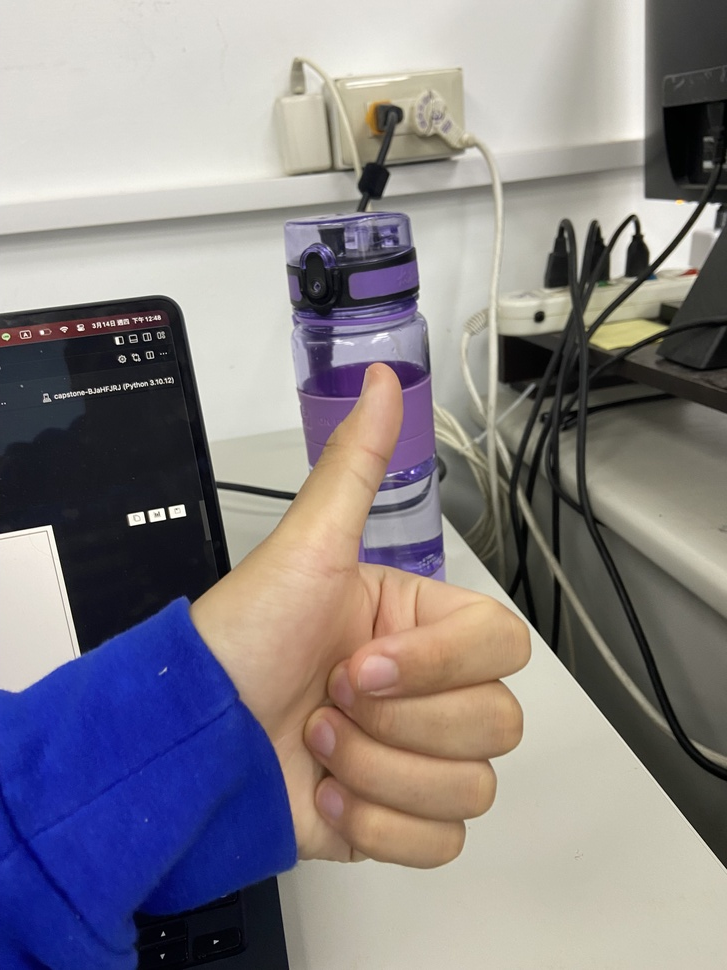
#> input picture hw1/test1.jpeg, 727 x 970 px, shrunk from 3024 x 4032 before the run
$ jupyter execute --allow-errors hw_1_edgeDetection.ipynb   (shell and % lines are left out)
#> lines starting #> are read from the running program, lines starting #| are printed output that depends on the picture
[cell 1]
import cv2
import numpy as np
from matplotlib import pyplot as plt

Canny边缘检测算法是一种被广泛使用的边缘检测技术，由John F. Canny在1986年提出。它旨在从图像中提取有用的结构信息，并尽可能准确地标记边缘的位置。Canny算法的目标是满足三个主要标准：低错误率（边缘被正确检测），边缘定位的高精度（检测到的边缘尽可能接近真实边缘），以及对单个边缘的响应最小化（图像中的边缘只被标记一次）。为了达到这些目标，Canny边缘检测算法包括以下几个步骤：

### 1. 噪声降低

由于边缘检测容易受到图像噪声的影响，第一步是使用高斯滤波器平滑图像，以减少图像中的噪声。高斯滤波器是一种低通滤波器，可以移除图像中的高频部分（即噪声），同时保留低频部分（即边缘等重要结构）。

$$
G(x, y) = \frac{1}{2\pi\sigma^2} e^{-\frac{x^2 + y^2}{2\sigma^2}}
$$

### 2. 寻找图像梯度的强度和方向

接下来

，使用Sobel算法计算水平和垂直方向上的梯度强度。这一步骤可以揭示图像中亮度变化最显著的区域，即潜在的边缘位置。通过这两个方向的梯度，可以进一步计算出每个像素位置的边缘梯度强度（G）和方向（θ）：

- 梯度强度 $$ G = \sqrt{G_x^2 + G_y^2}$$
- 梯度方向 $$\theta = \arctan\left(\frac{G_y}{G_x}\right)$$

梯度方向被量化到四个主要方向之一（通常是0°, 45°, 90°, 和135°），这样做是为了简化后续的边缘跟踪过程。

### 3. 非极大值抑制

在这一步，算法会沿着梯度方向检查像素，仅保留梯度强度在该方向上局部最大的像素点，而非局部最大的点被认为不是边缘的一部分而被抑制。这一步骤的目的是去除那些模糊和宽敞的边缘，使边缘更加细薄。

### 4. 双阈值算法

为了进一步确定真正的边缘，Canny算法使用了双阈值方法来区分强边缘、弱边缘和非边缘。具体来说，设置两个阈值：高阈值和低阈值。高于高阈值的梯度被认为是强边缘；低于低阈值的梯度被认为是非边缘；而介于两者之间的梯度则被认为是弱边缘。

### 5. 边缘跟踪通过滞后

在最后一步，算法通过滞后技术处理弱边缘。只有当弱边缘与强边缘相连时，这些弱边缘才会被保留；否则，它们会被抑制。这样做可以确保只有真正的边缘被检测到，同时减少了错误检测的可能性。

Canny边缘检测算法因其准确性和鲁棒性而被广泛应用于各种图像处理场景中，尤其是在需要高精度边缘检测的应用中。

# 高斯濾波
## 1. 使用OPENCV
## 2. 手寫

$$
G(x, y) = \frac{1}{2\pi\sigma^2} e^{-\frac{x^2 + y^2}{2\sigma^2}}
$$

[cell 2]
# [48 lines left out: functions show_img, add_salt_and_pepper, get_guass_kernel, filter, not called in this run]
# get_guass_kernel(kernel_size=5,sigma=1.4)
img = cv2.imread("cat.jpeg")
#> (the rest of this cell did not finish here and is left out)

## 邊緣檢測 openCV

[cell 3]
import cv2
import matplotlib.pyplot as plt

def show_img_with_matplotlib(color_img, title, pos):
    """將圖像用matplotlib顯示出來"""
    img_RGB = color_img[:, :, ::-1]
    ax = plt.subplot(1, 2, pos)
    plt.imshow(img_RGB)
    plt.title(title)
    plt.axis('off')

def canny_edge_detection(image_path):
    # 讀取原始圖像
#> called with image_path = 'hw1/test1.jpeg'
    img = cv2.imread(image_path)
#> img is the input picture: shape (970, 727, 3); mean B, G, R 135.2, 130.9, 135.8

    # 轉換為灰度圖像，Canny邊緣檢測需要灰度圖
    gray_img = cv2.cvtColor(img, cv2.COLOR_BGR2GRAY)
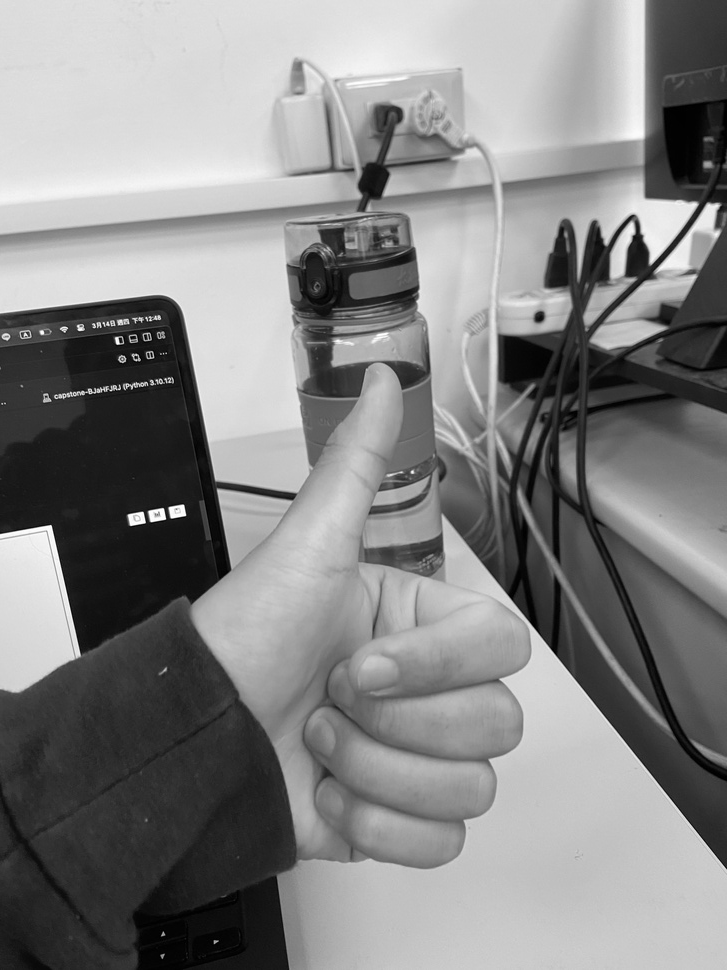
#> gray_img: shape (970, 727); min 0, max 255, mean 132.8

    # 應用Canny邊緣檢測
    # 第一和第二個參數分別是低閾值和高閾值
    # 第三個參數設定梯度大小的孔徑，默認為3
    edges = cv2.Canny(gray_img, 50, 150, apertureSize=3)
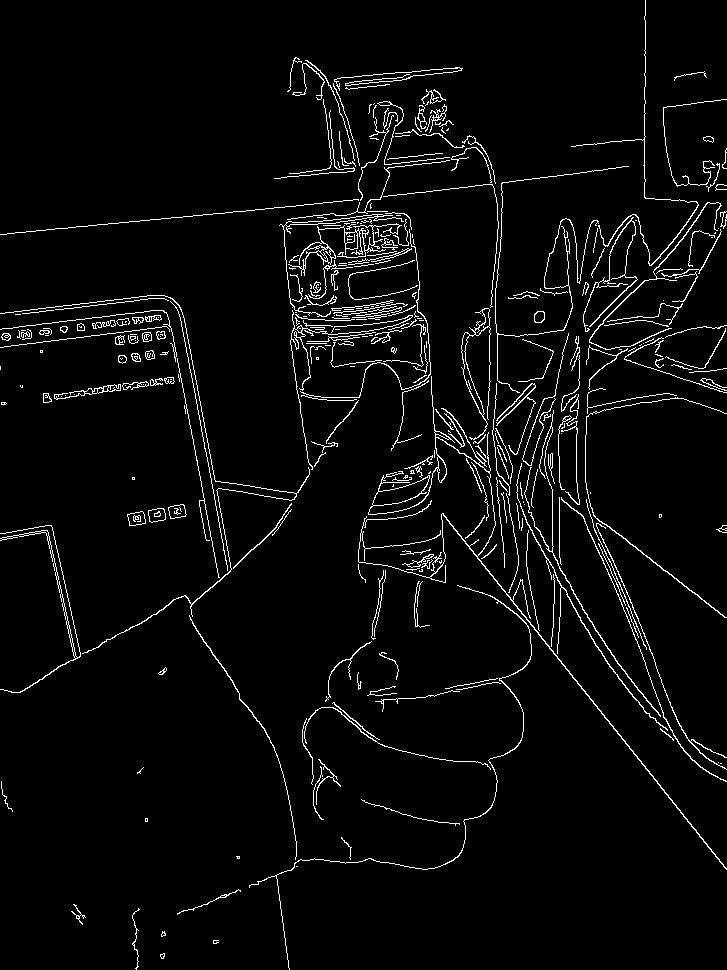
#> edges: shape (970, 727); 3.8% white in thin lines or dots

    plt.figure(figsize=(10, 5))
    show_img_with_matplotlib(img, "Original Image", 1)
    show_img_with_matplotlib(cv2.cvtColor(edges, cv2.COLOR_GRAY2BGR), "Edge Detection Result", 2)
#> in show_img_with_matplotlib (call 2), `img_RGB = color_img[:, :, ::-1]`: img_RGB: shape (970, 727, 3); 3.8% white in thin lines or dots
    plt.show()
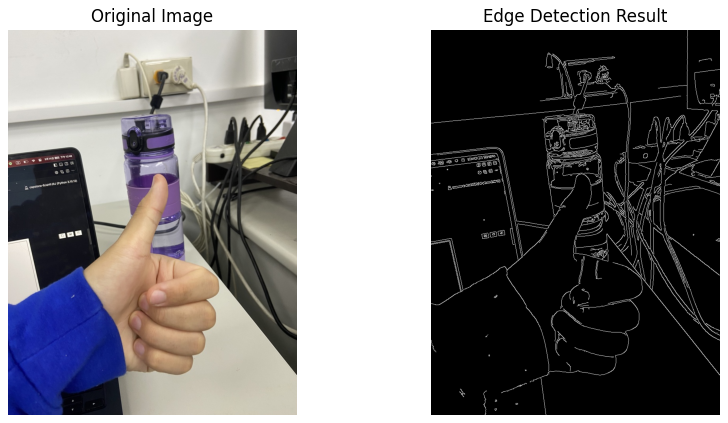
#> figure drawn by matplotlib, 2 panels

image_path = 'hw1/test1.jpeg'
canny_edge_detection(image_path)

## 邊緣檢測 手刻法

### 1. SOBEL GX GY G theta 計算

[cell 4]
import cv2
import numpy as np
from matplotlib import pyplot as plt
def show_img(img,title,xlabel,ylabel):
#> called with img = array of shape (5, 5), title = 'Gray', xlabel = 'width', ylabel = 'height'
    plt.figure()
    plt.title(title)
    plt.imshow(img, cmap='gray')
    plt.xlabel(xlabel)
    plt.ylabel(ylabel)
    plt.show()
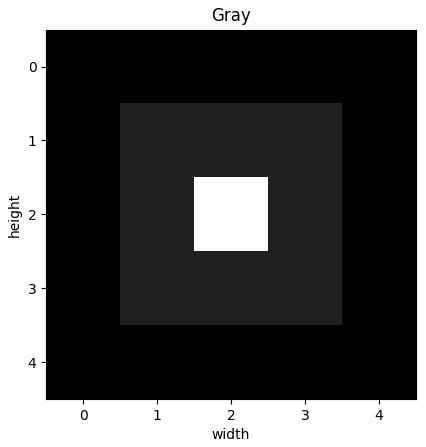
#> figure drawn by matplotlib, 1 panel
def filter(img,kernel,kernel_size):
#> called with img = array of shape (5, 5), kernel = array of shape (3, 3), kernel_size = 3
    r = kernel_size //2 # 圖片半徑 r=2
    # print(img)
    height,width = img.shape[0:2]
    # 填充
    padding_img = np.pad(img,(r,r))
    # print(padding_img)
    new_img = np.zeros_like(img)
    for y in range(r,height+r):
        for x in range(r,width+r):
            region = padding_img[(y-r):(y+r+1),(x-r):(x+r+1)]# y ,x = 2-2,2+2+1
            conv = np.sum(region*kernel)
            new_img[y-r,x-r] = conv
    return new_img
# 輸入圖片
# img = cv2.imread("images.jpg")
# gray_img = cv2.cvtColor(img,cv2.COLOR_BGR2GRAY)

gray_img = np.array(
[
    [20,20,20,20,20],
    [20,50,50,50,20],
    [20,50,255,50,20],
    [20,50,50,50,20],
    [20,20,20,20,20]
]

)
sobel_GX = np.array([[-1,0,1],
                     [-2,0,2],
                     [-1,0,1]])
sobel_GY = np.array([[-1,-2,-1],
                     [0,0,0],
                     [1,2,1]])
# print(sobel_GX)
# print(sobel_GY)
show_img(gray_img,"Gray","width","height")
Gx_img = filter(gray_img,sobel_GX,3)
Gy_img = filter(gray_img,sobel_GY,3)
# show_img(Gx_img,"Gx","width","height")
# show_img(Gy_img,"Gy","width","height")
G_img = (Gx_img**2 + Gy_img**2)**0.5
# show_img(G_img,"G","width","height")

# 梯度方向
theta = np.arctan2(Gy_img,Gx_img)
G_img_normalized = (G_img - np.min(G_img)) / (np.max(G_img) - np.min(G_img)) * 255
show_img(G_img_normalized, "Normalized G", "width", "height")
#> call 2 of show_img, with img = array of shape (5, 5), title = 'Normalized G', xlabel = 'width', ylabel = 'height'
#> in show_img (call 2), `plt.show()`:
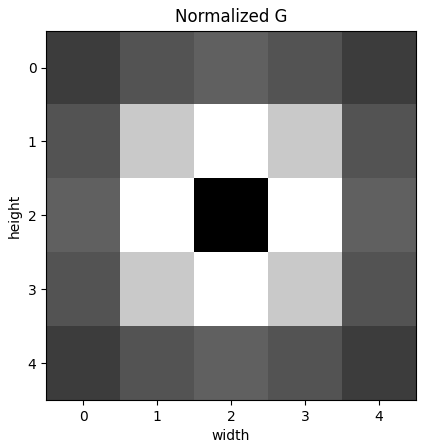
#> figure drawn by matplotlib, 1 panel
# show_img(theta,"theta","width","height")

### 2. 非最大值抑制
梯度方向量化到四个主要方向之一（通常是0°, 45°, 90°, 和135°），這樣做是為了簡化後續的邊緣追蹤過程。

[cell 5]
import numpy as np

def non_maximum_suppression(G, theta):
    M, N = G.shape
    Z = np.zeros((M,N), dtype=np.float32)
    angle = theta * 180. / np.pi
    angle[angle < 0] += 180

    for i in range(1,M-1):
        for j in range(1,N-1):
            try:
                q = 255
                r = 255

                #角度0
                if (0 <= angle[i,j] < 22.5) or (157.5 <= angle[i,j] <= 180):
                    q = G[i, j+1]
                    r = G[i, j-1]
                #角度45
                elif (22.5 <= angle[i,j] < 67.5):
                    q = G[i+1, j-1]
                    r = G[i-1, j+1]
                #角度90
                elif (67.5 <= angle[i,j] < 112.5):
                    q = G[i+1, j]
                    r = G[i-1, j]
                #角度135
                elif (112.5 <= angle[i,j] < 157.5):
                    q = G[i-1, j-1]
                    r = G[i+1, j+1]

                if (G[i,j] >= q) and (G[i,j] >= r):
                    Z[i,j] = G[i,j]
                else:
                    Z[i,j] = 0

            except IndexError as e:
                pass

    return Z
print(theta)
non_maxium_suppression_img = non_maximum_suppression(G_img, theta)
show_img(non_maxium_suppression_img,"non_maxium_suppression","width","height")
#> call 3 of show_img, with img = array of shape (5, 5), title = 'non_maxium_suppression', xlabel = 'width', ylabel = 'height'
#> in show_img (call 3), `plt.show()`:
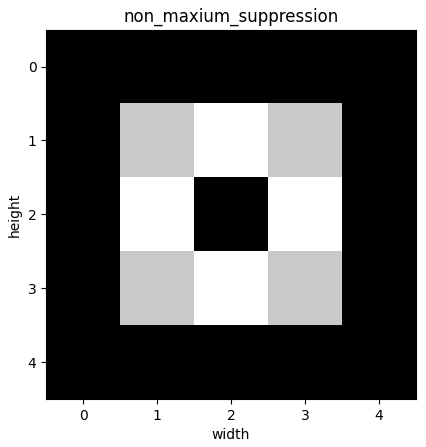
#> figure drawn by matplotlib, 1 panel

$ run again, with images.jpg copied over hw1/test1.jpeg
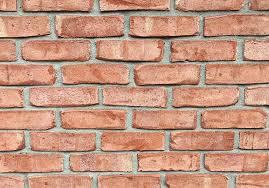
#> input picture images.jpg, 269 x 188 px
#> in canny_edge_detection, img is the input picture: shape (188, 269, 3); mean B, G, R 128.4, 150.4, 196.8
#> in canny_edge_detection, `edges = cv2.Canny(gray_img, 50, 150, apertureSize=3)`:
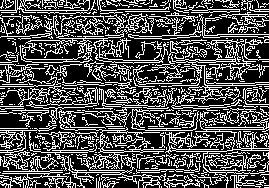
#> edges: shape (188, 269); 31.7% white in thin lines or dots
#> img_RGB: shape (188, 269, 3); 31.7% white in thin lines or dots
#> in canny_edge_detection, `plt.show()`:
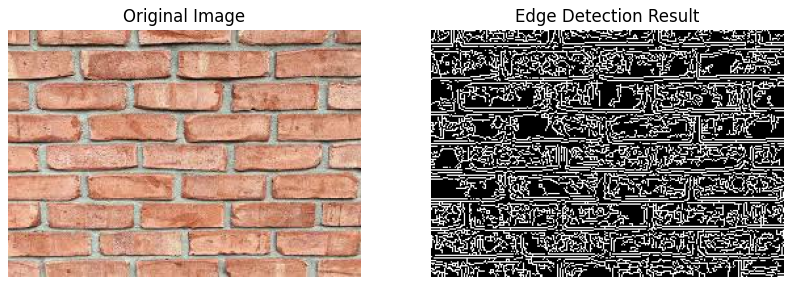
#> figure drawn by matplotlib, 2 panels
